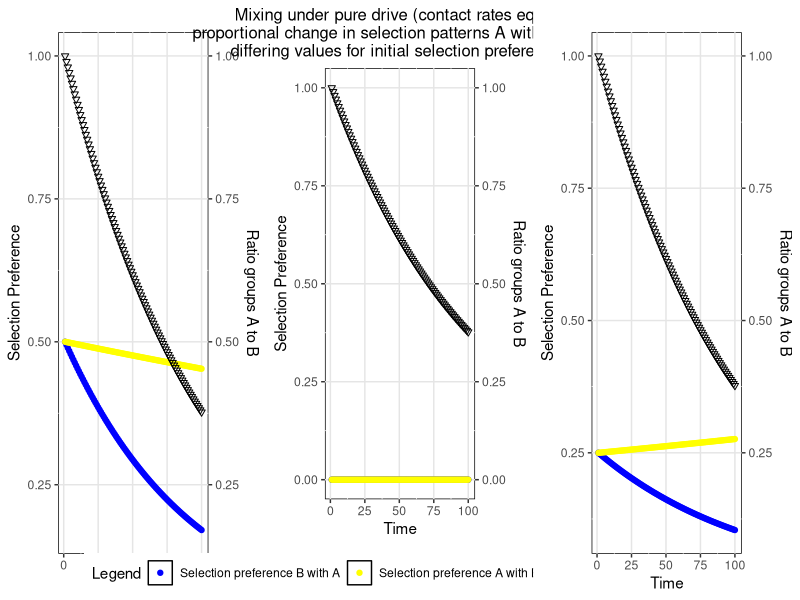
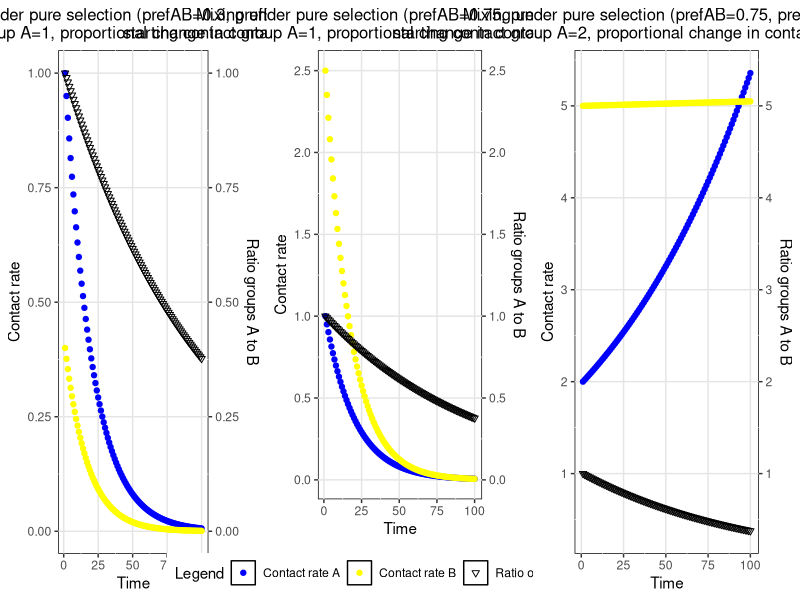

Generate these figures, in order, with R:
## ---- chunk 1
####################################################################################
# Setup
####################################################################################
#-----------------------------------------------------------------------------------
# Load packages
#-----------------------------------------------------------------------------------

    library("tidyverse")
    library("knitr")
    library("kableExtra")
    library("data.table")
#-----------------------------------------------------------------------------------
# Knitr options
#-----------------------------------------------------------------------------------
opts_chunk$set(echo=FALSE, message=FALSE, warning=FALSE)
options(knitr.table.format = "html") 

#-----------------------------------------------------------------------------------
# Plot settings
#-----------------------------------------------------------------------------------
plot_background <- theme(panel.background = element_rect(fill="white", colour = "black")) +
            theme(panel.grid.major = element_line(colour = "grey90"))
theme_title <- theme(plot.title = element_text(hjust = 0.5, size=12)) 

#Define multiplot function
    multiplot <- function(..., plotlist=NULL, file, cols=1, layout=NULL) {
        library(grid)
        
        # Make a list from the ... arguments and plotlist
        plots <- c(list(...), plotlist)
        
        numPlots = length(plots)
        
        # If layout is NULL, then use 'cols' to determine layout
        if (is.null(layout)) {
            # Make the panel
            # ncol: Number of columns of plots
            # nrow: Number of rows needed, calculated from # of cols
            layout <- matrix(seq(1, cols * ceiling(numPlots/cols)),
                             ncol = cols, nrow = ceiling(numPlots/cols))
        }
        
        if (numPlots==1) {
            print(plots[[1]])
            
        } else {
            # Set up the page
            grid.newpage()
            pushViewport(viewport(layout = grid.layout(nrow(layout), ncol(layout))))
            
            # Make each plot, in the correct location
            for (i in 1:numPlots) {
                # Get the i,j matrix positions of the regions that contain this subplot
                matchidx <- as.data.frame(which(layout == i, arr.ind = TRUE))
                
                print(plots[[i]], vp = viewport(layout.pos.row = matchidx$row,
                                                layout.pos.col = matchidx$col))
            }
        }
    }

## ---- chunk 2

#In the following example, we have two groups, A and B, and we will look at what happens as the population structure changes under each scenario. <span style="color:red">I am not sure how to simulate the matrices through time if we preserve the odds ratios.</span>

#Define function for population change
popchange <- function(numA, numB, t){
    numA[1] <- numA
    numB[1] <- numB
    for(i in 2:t){
        numA[i] <- numA[i-1]*1.01
        numB[i] <- numB[i-1]*1.02
    }
    population <- numA + numB
    return(list(numA_t=numA, numB_t=numB, population_t=population))
}

popsize <- popchange(10, 10, 100)

#Pure drive
puredrive <- function(contactA, contactB, prefAB_1, adjustprefAB, t){
    prefAB <- c(prefAB_1, rep(NA, t-1))
    prefBA_1 <- popsize$numA_t[1]*contactA*prefAB_1 / popsize$numB_t[1]*contactB
    prefBA <- c(prefBA_1, rep(NA, t-1))
    mixmatrix <- vector("list", t)
    
    for(i in 2:t){
    prefAB[i] <- prefAB[i-1]*adjustprefAB
    prefBA[i] <- (popsize$numA_t[i]*contactA*prefAB[i]) / (popsize$numB_t[i]*contactB)
    }
    for(i in 1:t){
    mixmatrix[[i]] <- matrix(c((popsize$numA_t[i]*contactA*(1-prefAB[i])), (popsize$numA_t[i]*contactA*prefAB[i]), (popsize$numB_t[i]*contactB*prefBA[i]), (popsize$numB_t[i]*contactB*(1-prefBA[i]))), nrow=2, ncol=2, byrow=TRUE)
    }
    
    return(list(prefAB=prefAB, prefBA=prefBA, mixmatrix=mixmatrix))
}

ratioAtoB <- popsize$numA_t/popsize$numB_t
puredrive_rand <- puredrive(1, 1, .5, 0.999, 100)
p_puredrive_rand <- ggplot() + geom_point(aes(x=(c(1:100)), y=puredrive_rand$prefBA), color="blue") + geom_point(aes(x=(c(1:100)), y=puredrive_rand$prefAB), color="yellow") + geom_point(aes(x=(c(1:100)), y=ratioAtoB), shape=6, color="black") + scale_y_continuous(sec.axis = dup_axis(name="Ratio groups A to B")) + labs(x="Time", y="Selection Preference", title="") +  theme_title + plot_background  + scale_colour_manual(name="", guide="legend", values=, labels="")

puredrive_homoph <- puredrive(1, 2, 0, 1.001, 100)
p_puredrive_homoph <- ggplot() + geom_point(aes(x=(c(1:100)), y=puredrive_homoph$prefBA, color="a")) + geom_point(aes(x=(c(1:100)), y=puredrive_homoph$prefAB, color="b")) + geom_point(aes(x=(c(1:100)), y=ratioAtoB, color="c"), shape=6) + scale_y_continuous(sec.axis = dup_axis(name="Ratio groups A to B")) + labs(x="Time", y="Selection Preference", title="Mixing under pure drive (contact rates equal, \n proportional change in selection patterns A with B=1.001 \n differing values for initial selection preferences)") + scale_colour_manual(name="Legend", guide="legend", values=c("a"="blue", "b"="yellow", "c"="black"), labels=c("Selection preference B with A", "Selection preference A with B", "Ratio of group sizes A:B")) + theme(legend.position = "bottom") + theme_title + plot_background 

puredrive_25 <- puredrive(1, 1, .25, 1.001, 100)
p_puredrive_25 <- ggplot() + geom_point(aes(x=(c(1:100)), y=puredrive_25$prefBA), color="blue") + geom_point(aes(x=(c(1:100)), y=puredrive_25$prefAB), color="yellow") + geom_point(aes(x=(c(1:100)), y=ratioAtoB), shape=6, color="black") + scale_y_continuous(sec.axis = dup_axis(name="Ratio groups A to B")) + labs(x="Time", y="Selection Preference", title="") +  theme_title + plot_background  + scale_colour_manual(name="", guide="legend", values=, labels="") 

multiplot(p_puredrive_rand, p_puredrive_homoph, p_puredrive_25, cols=3)


#Pure selection
pureselection <- function(prefAB, prefBA, contactA_1, adjustcontactA, t){
    contactA <- c(contactA_1, rep(NA, t-1))
    contactB_1 <- (popsize$numA_t[1]*contactA_1*prefAB) / (popsize$numB_t[1]*prefBA)
    contactB <- c(contactB_1, rep(NA, t-1))
    mixmatrix <- vector("list", t)
    
    for(i in 2:t){
    contactA[i] <- contactA[i-1]*adjustcontactA
    contactB[i] <- (popsize$numA_t[i]*contactA[i]*prefAB) / (popsize$numB_t[i]*prefBA)
    }
    for(i in 1:t){
    mixmatrix[[i]] <- matrix(c((popsize$numA_t[i]*contactA[i]*(1-prefAB)), (popsize$numA_t[i]*contactA[i]*prefAB), (popsize$numB_t[i]*contactB[i]*prefBA), (popsize$numB_t[i]*contactB[i]*(1-prefBA))), nrow=2, ncol=2, byrow=TRUE)
    }
    
    return(list(contactA=contactA, contactB=contactB, mixmatrix=mixmatrix))
}

pureselection_a <- pureselection(0.3, 0.75, 1, 0.95, 100)
p_pureselection_a <- ggplot() + geom_point(aes(x=(c(1:100)), y=pureselection_a$contactA), color="blue") + geom_point(aes(x=(c(1:100)), y=pureselection_a$contactB), color="yellow") + geom_point(aes(x=(c(1:100)), y=ratioAtoB), shape=6, color="black") + scale_y_continuous(sec.axis = dup_axis(name="Ratio groups A to B")) + labs(x="Time", y="Contact rate", title="Mixing under pure selection (prefAB=0.3, prefBA=0.75, \n starting contact group A=1, proportional change in contact for group A=0.95)") +  theme_title + plot_background  + scale_colour_manual(name="", guide="legend", values=, labels="")

pureselection_b <- pureselection(0.75, 0.3, 1, 0.95, 100)
p_pureselection_b <- ggplot() + geom_point(aes(x=(c(1:100)), y=pureselection_b$contactA, color="a")) + geom_point(aes(x=(c(1:100)), y=pureselection_b$contactB, color="b")) + geom_point(aes(x=(c(1:100)), y=ratioAtoB, color="c"), shape=6) + scale_y_continuous(sec.axis = dup_axis(name="Ratio groups A to B")) + labs(x="Time", y="Contact rate", title="Mixing under pure selection (prefAB=0.75, prefBA=0.3, \n starting contact group A=1, proportional change in contact for group A=0.95)") +  theme_title + plot_background  + scale_colour_manual(name="Legend", guide="legend", values=c("a"="blue", "b"="yellow", "c"="black"), labels=c("Contact rate A", "Contact rate B", "Ratio of group sizes A:B")) + theme(legend.position = "bottom") 

pureselection_c <- pureselection(0.75, 0.3, 2, 1.01, 100)
p_pureselection_c <- ggplot() + geom_point(aes(x=(c(1:100)), y=pureselection_c$contactA), color="blue") + geom_point(aes(x=(c(1:100)), y=pureselection_c$contactB), color="yellow") + geom_point(aes(x=(c(1:100)), y=ratioAtoB), shape=6, color="black") + scale_y_continuous(sec.axis = dup_axis(name="Ratio groups A to B")) + labs(x="Time", y="Contact rate", title="Mixing under pure selection (prefAB=0.75, prefBA=0.3, \n starting contact group A=2, proportional change in contact for group A=1.01") +  theme_title + plot_background  + scale_colour_manual(name="", guide="legend", values=, labels="")

multiplot(p_pureselection_a, p_pureselection_b, p_pureselection_c, cols=3)

#Preserve odds ratios
oddsratios <- function(prefAB_1, prefBA_2, contactA_1, t){
    contactB_1 <- (popsize$numA_t[1]*contactA_1*prefAB_1) / (popsize$numB_t[1]*prefBA_1)
    mixmatrix_1 <- matrix(c(popsize$numA_t[1]*contactA_1*(1-prefAB_1), popsize$numA_t[1]*contactA_1*(prefAB_1),  popsize$numB_t[1]*contactB_1*(prefBA_1), popsize$numB_t[1]*contactB_1*(1-prefBA_1)), nrow=2, ncol=2, byrow=TRUE)
    oddsratio <- ((popsize$numA_t[1]*contactA_1*(1-prefAB_1))*(popsize$numB_t[1]*contactB_1*(1-prefBA_1))) / ((popsize$numA_t[1]*contactA_1*(prefAB_1))*(popsize$numB_t[1]*contactB_1*(prefBA_1)))
    
    mixmatrix <- vector("list", t)
    mixmatrix[[1]] <- mixmatrix_1
    
   #CAN'T FIGURE OUT HOW TO SIMULATE THIS
}
